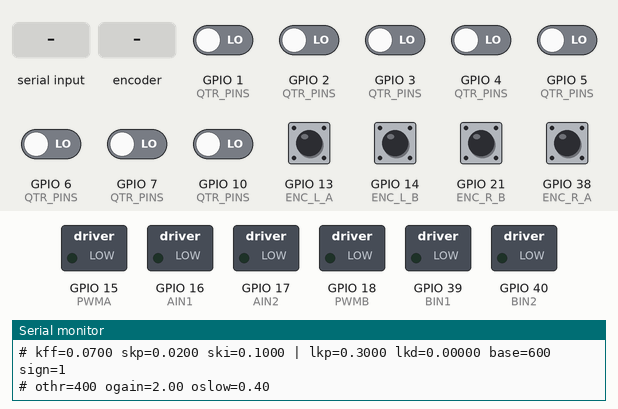
This sketch was run on a simulated ESP32-S3. On the bench: switched loads named in the sketch (green lamp = pin HIGH), the last lines printed to the serial monitor. The test bench sets the inputs (shaded band); at power-on: GPIO 13 (ENC_L_A), GPIO 14 (ENC_L_B), GPIO 21 (ENC_R_B), GPIO 38 (ENC_R_A) HIGH, GPIO 1 (QTR_PINS), GPIO 2 (QTR_PINS), GPIO 3 (QTR_PINS), GPIO 4 (QTR_PINS), GPIO 5 (QTR_PINS), GPIO 6 (QTR_PINS), GPIO 7 (QTR_PINS), GPIO 10 (QTR_PINS) LOW.

Above: at 2.7 s.
2.8 s: "v 150\n" received over Serial
At 2.9 s:
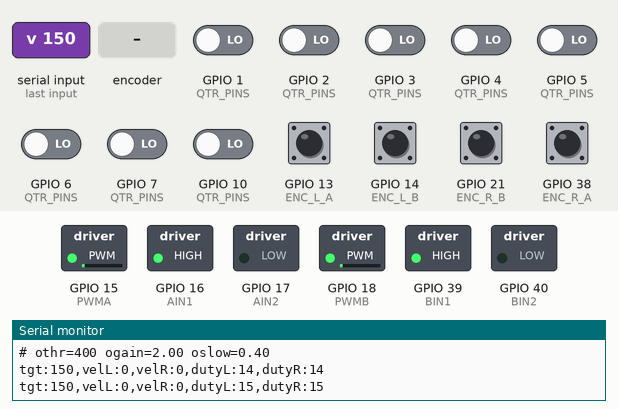
5.8 s: rotary encoder on GPIO 13 (ENC_L_A) / GPIO 14 (ENC_L_B) turned 2 steps (second pin leading)
8.8 s: GPIO 21 (ENC_R_B) pulled LOW for 1 s
At 10.3 s:
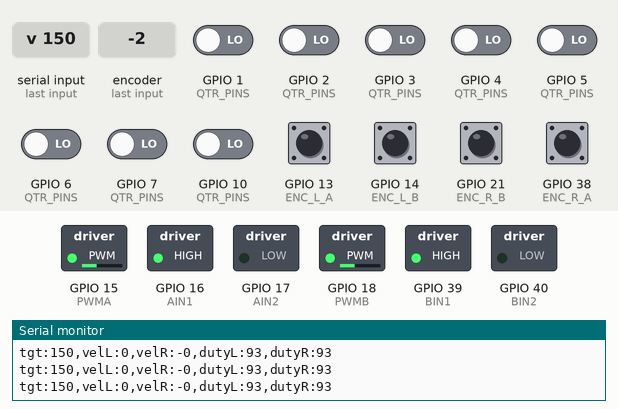
11.3 s: "stop 1\n" received over Serial
At 12.3 s:
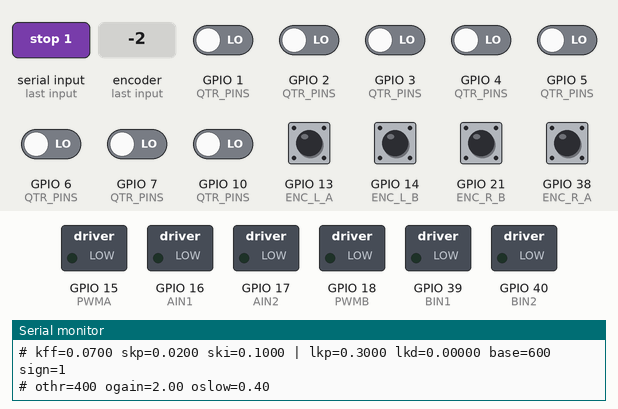
12.8 s: "cal 1\n" received over Serial
14.3 s: "go 1\n" received over Serial
At 17.98 s:
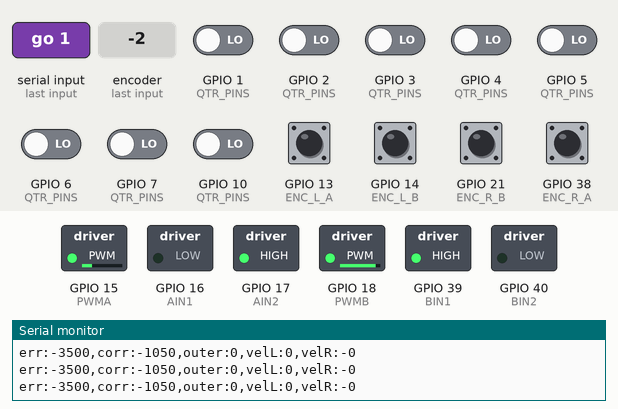
Timing chart, 0 to 19.8 s (numbered marks = the images above; inputs shaded):
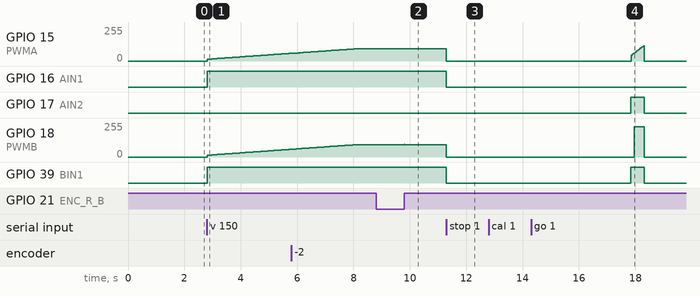

Measured:
- after the input at 2.8 s, GPIO 15 (PWMA), GPIO 18 (PWMB): moves from 0/255 to 58/255 over 3.0 s, starting at once; GPIO 16 (AIN1), GPIO 39 (BIN1): LOW → HIGH at once
- after the input at 8.8 s, GPIO 18 (PWMB): 93/255 → 92/255 at once, → 93/255 0.01 s later, → 94/255 0.99 s later, → 93/255 0.01 s later
- after the input at 11.3 s, GPIO 15 (PWMA), GPIO 18 (PWMB): 93/255 → 0/255 at once; GPIO 16 (AIN1), GPIO 39 (BIN1): HIGH → LOW at once
- after the input at 14.3 s, GPIO 15 (PWMA): rises from 0/255 to 116/255 in 0.44 s, then falls to 0/255 in 0.02 s; GPIO 17 (AIN2), GPIO 39 (BIN1): LOW → HIGH after 3.5 s, → LOW 0.49 s later; GPIO 18 (PWMB): 0/255 → 227/255 after 3.7 s, → 0/255 0.36 s later

The sketch:

pid_line__2_.ino
```cpp
// pid_line.ino — cascaded PID line follower
//   Inner loop: per-wheel speed PI + feedforward (encoders, counts/s)
//   Outer loop: line-position PD -> differential wheel speed targets
// Target: ESP32-S3, Arduino-ESP32 core 3.x. Library: QTRSensors (Pololu).
// Serial Monitor: 115200, line ending = "New Line". Type "help" for commands.
// Output lines are "label:value" pairs, so Tools > Serial Plotter graphs them.
//
// Starting gains below are rough guesses from the bring-up numbers
// (duty 120 -> ~1700 counts/s), NOT derived from a model. Tune them.

#include <QTRSensors.h>

// ---------- Pins (verified in bring-up) ----------
#define PWMA 15
#define AIN1 16
#define AIN2 17
#define PWMB 18
#define BIN1 39
#define BIN2 40

#define ENC_L_A 13
#define ENC_L_B 14
#define ENC_R_A 38   // swapped in bring-up so robot-forward counts +
#define ENC_R_B 21

const uint8_t QTR_PINS[8] = {1, 2, 3, 4, 5, 6, 7, 10};
#define QTR_CTRL 11

const uint32_t PWM_FREQ = 20000;
const uint8_t  PWM_BITS = 8;
const uint32_t LOOP_US  = 10000;          // 100 Hz control loop
const float    DT       = LOOP_US / 1e6f;

// ---------- Tunables (change live over Serial) ----------
float kff  = 0.07f;  // feedforward: duty per count/s
float skp  = 0.02f;  // speed P: duty per count/s of error
float ski  = 0.10f;  // speed I: duty per (count/s * s)
float lkp  = 0.30f;  // line P: count/s of steering per position unit
float lkd  = 0.0f;   // line D: count/s per (position unit / s). Start at 0.
float base = 600;    // line-following base speed, counts/s
int   lineSign = 1;  // flip to -1 if the car steers away from the line

// Outer-sensor guard: sensors 0,1 and 6,7 should read light (line stays on 2..5).
// If either outer pair sees the line, slow down and steer harder until it's back.
float outerThr  = 400;   // calibrated value (0..1000) that counts as "line on this sensor"
float outerGain = 2.0f;  // line-loop gain multiplier while an outer sensor sees the line
float outerSlow = 0.4f;  // base speed fraction while an outer sensor sees the line

// ---------- Encoders ----------
volatile long encL = 0, encR = 0;
volatile uint8_t stL = 0, stR = 0;
const int8_t QDEC[16] = {0,+1,-1,0, -1,0,0,+1, +1,0,0,-1, 0,-1,+1,0};

void IRAM_ATTR isrL() {
  uint8_t s = (digitalRead(ENC_L_A) << 1) | digitalRead(ENC_L_B);
  encL += QDEC[(stL << 2) | s]; stL = s;
}
void IRAM_ATTR isrR() {
  uint8_t s = (digitalRead(ENC_R_A) << 1) | digitalRead(ENC_R_B);
  encR += QDEC[(stR << 2) | s]; stR = s;
}
long getL() { noInterrupts(); long v = encL; interrupts(); return v; }
long getR() { noInterrupts(); long v = encR; interrupts(); return v; }

// ---------- Motors ----------
void setMotor(int pwmPin, int in1, int in2, int duty) {
  duty = constrain(duty, -255, 255);
  digitalWrite(in1, duty > 0);
  digitalWrite(in2, duty < 0);
  ledcWrite(pwmPin, abs(duty));
}
void stopAll() { setMotor(PWMA, AIN1, AIN2, 0); setMotor(PWMB, BIN1, BIN2, 0); }

// ---------- Speed PI ----------
struct SpeedPI {
  float integ = 0;
  int update(float target, float meas) {
    if (target == 0) { integ = 0; return 0; }
    float err = target - meas;
    integ = constrain(integ + ski * err * DT, -80.0f, 80.0f);  // anti-windup
    return constrain((int)(kff * target + skp * err + integ), -255, 255);
  }
};
SpeedPI piL, piR;

// ---------- State ----------
QTRSensors qtr;
uint16_t qtrVals[8];
bool calibrated = false;

enum Mode { IDLE, SPEED, LINE } mode = IDLE;
float speedTarget = 0;              // for SPEED mode
float velL = 0, velR = 0;           // filtered counts/s
long  prevCL = 0, prevCR = 0;
float prevErr = 0; bool firstStep = true;
uint32_t lastSeenLine = 0;
int loopCount = 0;
bool outerHit = false;

void resetCtrl() {
  piL.integ = piR.integ = 0;
  firstStep = true;
  lastSeenLine = millis();
}

void goIdle(const char *why) {
  mode = IDLE; stopAll();
  Serial.printf("# IDLE (%s)\n", why);
}

// ---------- Control step (runs at 100 Hz) ----------
void controlStep() {
  long cL = getL(), cR = getR();
  float rawL = (cL - prevCL) / DT, rawR = (cR - prevCR) / DT;
  prevCL = cL; prevCR = cR;
  velL += 0.3f * (rawL - velL);     // light low-pass on quantized speed
  velR += 0.3f * (rawR - velR);

  float tL = 0, tR = 0, err = 0, corr = 0;

  if (mode == SPEED) {
    tL = tR = speedTarget;
  } else if (mode == LINE) {
    uint16_t pos = qtr.readLineBlack(qtrVals);
    uint16_t peak = 0;
    for (int i = 0; i < 8; i++) peak = max(peak, qtrVals[i]);
    if (peak > 300) lastSeenLine = millis();
    else if (millis() - lastSeenLine > 500) { goIdle("line lost"); return; }

    err = lineSign * ((float)pos - 3500.0f);          // -3500..+3500
    float d = firstStep ? 0 : (err - prevErr) / DT;
    prevErr = err; firstStep = false;
    outerHit = qtrVals[0] > outerThr || qtrVals[1] > outerThr ||
               qtrVals[6] > outerThr || qtrVals[7] > outerThr;
    float g = outerHit ? outerGain : 1.0f;          // scales err, so lineSign still applies
    float b = outerHit ? base * outerSlow : base;
    corr = g * (lkp * err + lkd * d);
    tL = b + corr;                                  // may go negative = pivot turn
    tR = b - corr;
  }

  if (mode == IDLE) return;

  int dutyL = piL.update(tL, velL);
  int dutyR = piR.update(tR, velR);
  setMotor(PWMA, AIN1, AIN2, dutyL);
  setMotor(PWMB, BIN1, BIN2, dutyR);

  if (++loopCount % 5 == 0) {       // 20 Hz telemetry
    if (mode == SPEED)
      Serial.printf("tgt:%.0f,velL:%.0f,velR:%.0f,dutyL:%d,dutyR:%d\n",
                    speedTarget, velL, velR, dutyL, dutyR);
    else
      Serial.printf("err:%.0f,corr:%.0f,outer:%d,velL:%.0f,velR:%.0f\n",
                    err, corr, outerHit ? 1000 : 0, velL, velR);
  }
}

// ---------- Calibration (blocking, motors off) ----------
void calibrate() {
  goIdle("calibrating");
  Serial.println("# Sweep the array across the line for 5 s...");
  qtr.resetCalibration();
  uint32_t t0 = millis();
  while (millis() - t0 < 5000) qtr.calibrate();
  Serial.print("# min: "); for (int i = 0; i < 8; i++) Serial.printf("%u ", qtr.calibrationOn.minimum[i]);
  Serial.print("\n# max: "); for (int i = 0; i < 8; i++) Serial.printf("%u ", qtr.calibrationOn.maximum[i]);
  Serial.println();
  calibrated = true;
}

// ---------- Serial commands ----------
void printGains() {
  Serial.printf("# kff=%.4f skp=%.4f ski=%.4f | lkp=%.4f lkd=%.5f base=%.0f sign=%d\n",
                kff, skp, ski, lkp, lkd, base, lineSign);
  Serial.printf("# othr=%.0f ogain=%.2f oslow=%.2f\n", outerThr, outerGain, outerSlow);
}
void printHelp() {
  Serial.println("# Commands (New Line ending):");
  Serial.println("#  stop | s          stop motors");
  Serial.println("#  v <cps>           both wheels to speed (wheels OFF the ground)");
  Serial.println("#  cal               5 s line calibration");
  Serial.println("#  go                line follow (after cal)");
  Serial.println("#  kff|skp|ski <x>   speed loop gains");
  Serial.println("#  lkp|lkd <x>       line loop gains");
  Serial.println("#  base <cps>        line base speed");
  Serial.println("#  sign              flip steering direction");
  Serial.println("#  othr|ogain|oslow <x>  outer-sensor guard (threshold, gain x, speed frac)");
  Serial.println("#  p                 print gains");
}

void handleCmd(String s) {
  s.trim();
  if (!s.length()) return;
  int sp = s.indexOf(' ');
  String k = (sp < 0) ? s : s.substring(0, sp);
  bool hasV = sp >= 0;
  float v = hasV ? s.substring(sp + 1).toFloat() : 0;

  if (k == "stop" || k == "s") goIdle("stop");
  else if (k == "v" && hasV) { speedTarget = v; resetCtrl(); mode = SPEED; }
  else if (k == "cal") calibrate();
  else if (k == "go") {
  if (!calibrated) Serial.println("# run 'cal' first");
  else {
    qtr.readCalibrated(qtrVals);
    Serial.print("# at go:");
    for (int i = 0; i < 8; i++) Serial.printf(" %u", qtrVals[i]);
    Serial.println();
    resetCtrl(); mode = LINE; Serial.println("# LINE");
  }
}
  else if (k == "kff" && hasV) kff = v;
  else if (k == "skp" && hasV) skp = v;
  else if (k == "ski" && hasV) ski = v;
  else if (k == "lkp" && hasV) lkp = v;
  else if (k == "lkd" && hasV) lkd = v;
  else if (k == "base" && hasV) base = v;
  else if (k == "sign") lineSign = -lineSign;
  else if (k == "othr" && hasV) outerThr = v;
  else if (k == "ogain" && hasV) outerGain = v;
  else if (k == "oslow" && hasV) outerSlow = v;
  else if (k == "p") { printGains(); return; }
  else { printHelp(); return; }
  printGains();
}

String cmdBuf;
void pollSerial() {
  while (Serial.available()) {
    char c = Serial.read();
    if (c == '\n' || c == '\r') { handleCmd(cmdBuf); cmdBuf = ""; }
    else if (cmdBuf.length() < 40) cmdBuf += c;
  }
}

// ---------- Setup / loop ----------
void setup() {
  Serial.begin(115200);
  delay(1500);

  pinMode(AIN1, OUTPUT); pinMode(AIN2, OUTPUT);
  pinMode(BIN1, OUTPUT); pinMode(BIN2, OUTPUT);
  ledcAttach(PWMA, PWM_FREQ, PWM_BITS);
  ledcAttach(PWMB, PWM_FREQ, PWM_BITS);
  stopAll();

  pinMode(ENC_L_A, INPUT_PULLUP); pinMode(ENC_L_B, INPUT_PULLUP);
  pinMode(ENC_R_A, INPUT_PULLUP); pinMode(ENC_R_B, INPUT_PULLUP);
  stL = (digitalRead(ENC_L_A) << 1) | digitalRead(ENC_L_B);
  stR = (digitalRead(ENC_R_A) << 1) | digitalRead(ENC_R_B);
  attachInterrupt(ENC_L_A, isrL, CHANGE); attachInterrupt(ENC_L_B, isrL, CHANGE);
  attachInterrupt(ENC_R_A, isrR, CHANGE); attachInterrupt(ENC_R_B, isrR, CHANGE);
  prevCL = getL(); prevCR = getR();

  qtr.setTypeRC();
  qtr.setSensorPins(QTR_PINS, 8);
  qtr.setEmitterPin(QTR_CTRL);

  printHelp();
  printGains();
}

void loop() {
  pollSerial();
  static uint32_t next = micros();
  if ((int32_t)(micros() - next) >= 0) {
    next += LOOP_US;
    controlStep();
  }
}
```
